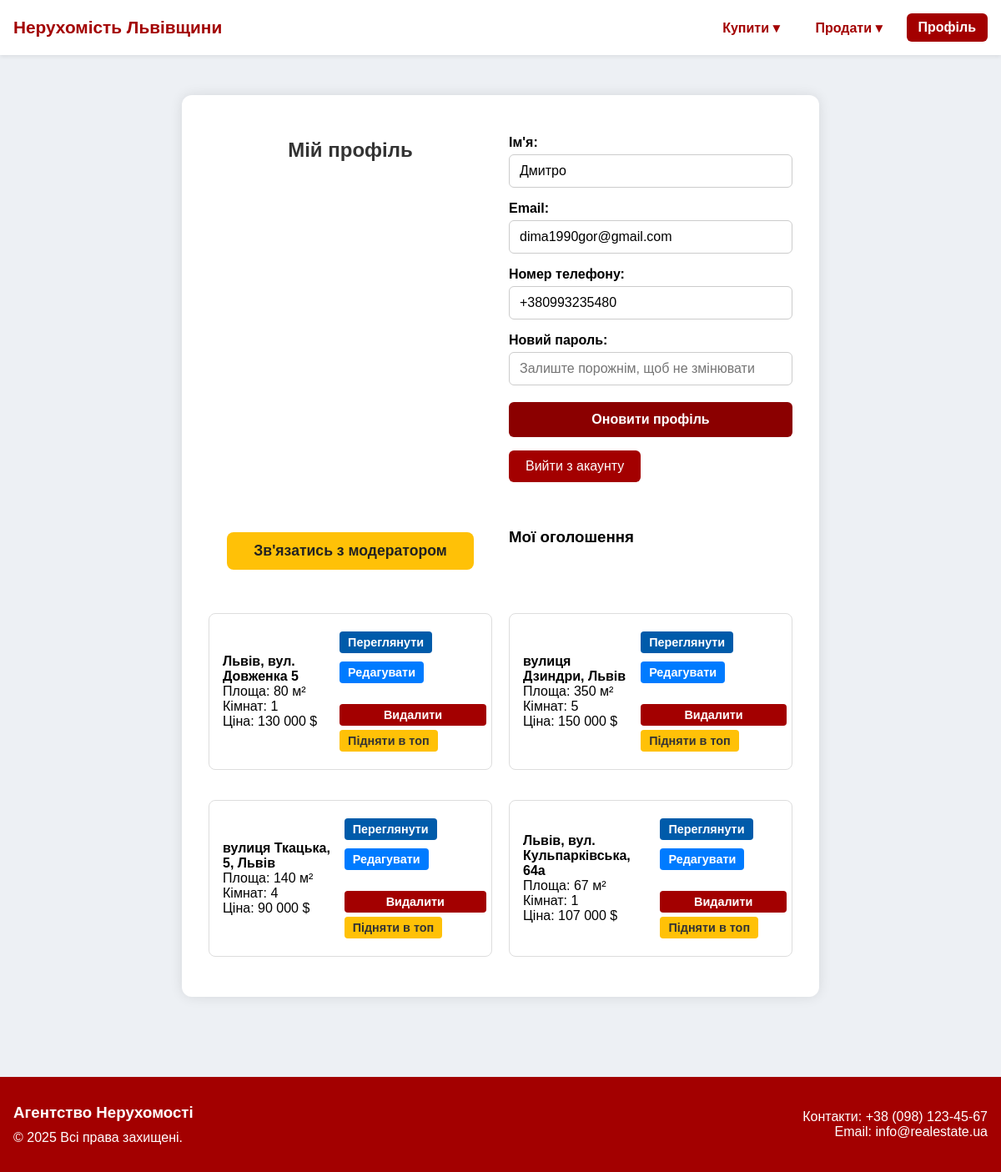
The app's page /profile.php (signed in) with its own data.
### tables this page shows
CREATE TABLE `users` (
  `user_id` int(11) NOT NULL,
  `username` varchar(50) NOT NULL,
  `password_hash` varchar(255) NOT NULL,
  `email` varchar(100) NOT NULL,
  `phone` varchar(13) DEFAULT NULL,
  `role` enum('user','admin','moderator') NOT NULL DEFAULT 'user',
  `is_blocked` tinyint(1) NOT NULL DEFAULT 0
);

CREATE TABLE `properties` (
  `property_id` int(11) NOT NULL,
  `address` varchar(255) NOT NULL,
  `area` int(11) NOT NULL,
  `floor` int(11) NOT NULL,
  `rooms` int(11) NOT NULL,
  `type_id` int(11) NOT NULL,
  `owner_id` int(11) NOT NULL,
  `price` decimal(10,2) NOT NULL,
  `created_at` datetime NOT NULL DEFAULT current_timestamp(),
  `status` enum('pending','approved','rejected') NOT NULL DEFAULT 'pending',
  `is_top` tinyint(1) NOT NULL DEFAULT 0,
  `is_highlighted` tinyint(1) NOT NULL DEFAULT 0,
  `views` int(11) NOT NULL DEFAULT 0
);

### profile.php (the view, shortened to what this page needs)
<?php
include 'connect_to_db.php';
include 'header.php';
$user_id = $_SESSION['user_id'];
$stmt = $conn->prepare("SELECT username, email, phone FROM users WHERE user_id = ?");
$stmt->bind_param("i", $user_id);
$stmt->execute();
$userResult = $stmt->get_result();
$user = $userResult->fetch_assoc();
$adsStmt = $conn->prepare("SELECT property_id, address, area, rooms, price, type_id FROM properties WHERE owner_id = ?");
$adsStmt->bind_param("i", $user_id);
$adsStmt->execute();
$adsResult = $adsStmt->get_result();
?>
<!DOCTYPE html>
<html lang="uk">
<head>
    <link rel="stylesheet" href="style.css">
</head>
<body>
    <div class="container">
        <h2>Мій профіль</h2>
        <form method="POST">
            <label>Ім'я:
                <input type="text" name="username" value="<?= htmlspecialchars($user['username']) ?>" required>
            </label>
            <label>Email:
                <input type="email" name="email" value="<?= htmlspecialchars($user['email']) ?>" required>
            </label>
            <label>Номер телефону:
                <input type="tel" name="phone" value="<?= htmlspecialchars($user['phone']) ?>" pattern="\+380\d{9}" required>
            </label>
            <label>Новий пароль:
                <input type="password" name="password" placeholder="Залиште порожнім, щоб не змінювати">
            </label>
            <button type="submit">Оновити профіль</button>
            <a href="logout.php" class="btn" style="margin-top: 1rem; display: inline-block; background-color: #a30000; color: white; padding: 10px 20px; border-radius: 6px; text-decoration: none;">Вийти з акаунту</a>
        </form>
        <div style="text-align:center; margin: 24px 0 32px 0;">
            <a href="chat.php" style="display:inline-block; padding:12px 32px; background:#ffc107; color:#222; border-radius:8px; text-decoration:none; font-weight:bold; font-size:1.1em;">Зв'язатись з модератором</a>
        </div>
        <h3>Мої оголошення</h3>
        <?php if ($adsResult->num_rows > 0): ?>
            <?php while ($ad = $adsResult->fetch_assoc()): ?>
                <div class="property">
                    <div>
                        <strong><?= htmlspecialchars($ad['address']) ?></strong><br>
                        Площа: <?= htmlspecialchars($ad['area']) ?> м²<br>
                        Кімнат: <?= htmlspecialchars($ad['rooms']) ?><br>
                        Ціна: <?= number_format($ad['price'], 0, '.', ' ') ?> $
                    </div>
                    <div>
                        <a href="property_details.php?id=<?= $ad['property_id'] ?>">Переглянути</a>
                        <a href="<?= $ad['type_id'] == 1 ? 'edit_flat.php?id=' . $ad['property_id'] : 'edit_house.php?id=' . $ad['property_id'] ?>">Редагувати</a>
                        <form class="delete-form" action="delete_property.php" method="POST" onsubmit="return confirmDelete();">
                            <button type="submit">Видалити</button>
                        </form>
                        <a href="chat.php?property_id=<?= $ad['property_id'] ?>" class="btn" style="background:#ffc107; color:#333; margin-left:10px;">Підняти в топ</a>
                    </div>
                </div>
            <?php endwhile; ?>
        <?php else: ?>
            <p>Оголошень ще немає.</p>
        <?php endif; ?>
    </div>
    <?php include 'footer.php'; ?>
</body>
</html>

### style.css (style rules this page uses)
body { margin: 0; font-family: Arial, sans-serif; }
.container { max-width: 1100px; margin: 2rem auto; display: grid; grid-template-columns: repeat(auto-fit, minmax(300px, 1fr)); gap: 20px; }
.btn { display: inline-block; margin-top: 1rem; padding: 0.5rem 1rem; background-color: #a30000; color: white; border: none; border-radius: 5px; text-decoration: none; }
body { font-family: Arial, sans-serif; background-color: #eef2f5; margin: 0; padding: 0; }
.container { max-width: 700px; margin: 3rem auto; background: #fff; padding: 2rem; border-radius: 12px; box-shadow: 0 0 15px rgba(0, 0, 0, 0.1); }
h2 { text-align: center; color: #333; }
label { display: block; margin-top: 1rem; font-weight: bold; }
input, select, textarea { width: 100%; padding: 10px; margin-top: 5px; border-radius: 6px; border: 1px solid #ccc; box-sizing: border-box; }
button { margin-top: 1.5rem; padding: 12px 18px; background-color: #a30000; color: white; border: none; border-radius: 6px; cursor: pointer; width: 100%; }
html, body { height: 100%; display: flex; flex-direction: column; }
.property a { display: inline-block; margin: 5px 5px 5px 0; padding: 8px 14px; border-radius: 6px; text-decoration: none; font-weight: bold; font-size: 0.95rem; transition: background-color 0.3s ease; }
.property a[href*="property_details"] { background-color: #005baa; color: white; }
body { background-color: #edf0f4; margin: 0; font-family: Arial, sans-serif; }
form label { display: block; margin-bottom: 15px; font-weight: bold; }
form input, form select, form textarea { width: 100%; padding: 10px 12px; margin-top: 5px; border: 1px solid #ccc; border-radius: 6px; font-size: 1rem; box-sizing: border-box; }
form button { display: block; width: 100%; padding: 12px; background-color: #8b0000; color: white; font-weight: bold; border: none; border-radius: 6px; font-size: 1rem; cursor: pointer; margin-top: 20px; }

### profile.php (style rules this page uses)
.property { border: 1px solid #ddd; padding: 1rem; margin-bottom: 1rem; border-radius: 8px; display: flex; justify-content: space-between; align-items: center; }
.property a, .delete-form button { margin-left: 10px; padding: 5px 10px; border-radius: 4px; text-decoration: none; font-size: 0.9rem; }
.property a { background-color: #007bff; color: white; }
.delete-form { display: inline; }
.delete-form button { background-color: #a30000; color: white; border: none; cursor: pointer; }

### records on screen
users: username "Дмитро", email "dima1990gor@gmail.com", phone "+380993235480"
properties: address "Львів, вул. Довженка 5", area "80", rooms "1", price "130 000"
properties: address "вулиця Дзиндри, Львів", area "350", rooms "5", price "150 000"
properties: address "вулиця Ткацька, 5, Львів", area "140", rooms "4", price "90 000"
properties: address "Львів, вул. Кульпарківська, 64а", area "67", rooms "1", price "107 000"
